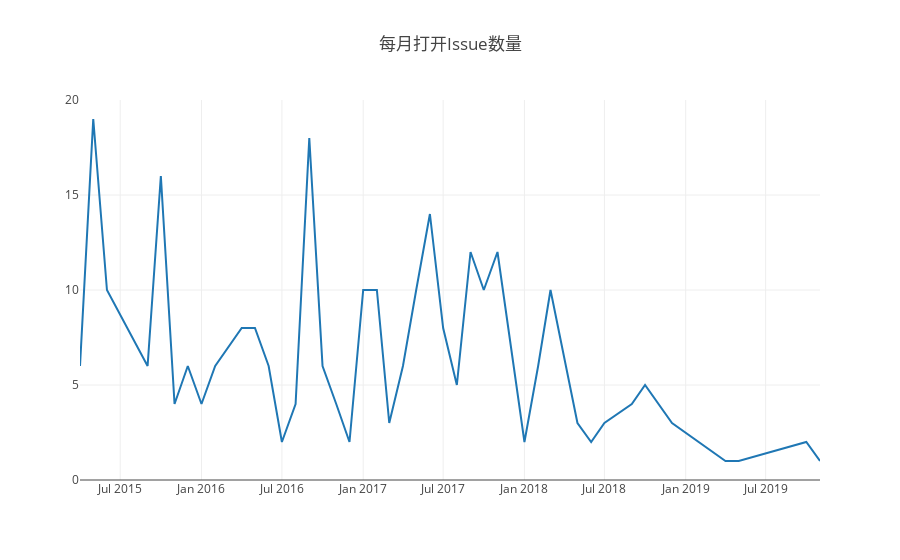

This figure's notebook cell:
### Code cell
var startYear = 2015,
  endYear = 2021;
var years = [];
var repo_id = 23141830;
var query = openDigger.driver.clickhouse.query;
for (var y = startYear; y <= endYear; y++) years.push(y);
console.log('2.2.1 - - - - - - - - - ');
Promise.all(
  years.map((year) => {
    return query(`
    select issue_closed_at
    from github_log.year${year}
    where repo_id=${repo_id} and type = 'IssuesEvent' and action = 'closed'
    `);
  })
).then((data) => {
  const tmp = {};
  let issumeAverageDuration = 0;
  for(let i = 0; i < data.length; i++) {
    for(let j = 0; j < data[i].length; j++) {
      if (tmp.hasOwnProperty(data[i][j].issue_closed_at.slice(0, 7))) {
        tmp[data[i][j].issue_closed_at.slice(0, 7)] += 1;
      } else {
        tmp[data[i][j].issue_closed_at.slice(0, 7)] = 1;
      }
    }
  }
  const ordered = Object.fromEntries(Object.entries(tmp).sort());
  let timeArray = [];
  let countArray = [];
  for (const key in ordered) {
    timeArray.push(key);
    countArray.push(ordered[key]);
  }
    for (let i = 0; i < timeArray.length; i++) {
    console.log("年月: " + timeArray[i]);
    console.log("当月关闭Issue个数: " + countArray[i]);
  }
  var data = [
    {
      x: timeArray,
      y: countArray,
      type: 'scatter'
    },
  ];
  openDigger.render.plotly(data, {title: '每月关闭Issue个数'});
});

### Figure 1 — Plotly figure (JSON) as saved in the notebook; plotly's stock layout.template omitted (floating-point values rounded to 4 significant figures)
{"data": [{"type": "scatter", "x": ["2015-04", "2015-05", "2015-06", "2015-09", "2015-10", "2015-11", "2015-12", "2016-01", "2016-02", "2016-04", "2016-05", "2016-06", "2016-07", "2016-08", "2016-09", "2016-10", "2016-11", "2016-12", "2017-01", "2017-02", "2017-03", "2017-04", "2017-05", "2017-06", "2017-07", "2017-08", "2017-09", "2017-10", "2017-11", "2017-12", "2018-01", "2018-02", "2018-03", "2018-05", "2018-06", "2018-07", "2018-09", "2018-10", "2018-12", "2019-04", "2019-05", "2019-10", "2019-11"], "y": [6, 19, 10, 6, 16, 4, 6, 4, 6, 8, 8, 6, 2, 4, 18, 6, 4, 2, 10, 10, 3, 6, 10, 14, 8, 5, 12, 10, 12, 7, 2, 6, 10, 3, 2, 3, 4, 5, 3, 1, 1, 2, 1]}], "layout": {"autosize": true, "title": {"text": "每月打开Issue数量"}, "xaxis": {"autorange": true, "range": ["2015-04-01", "2019-11-01"], "type": "date"}, "yaxis": {"autorange": true, "range": [0, 20], "type": "linear"}}}
